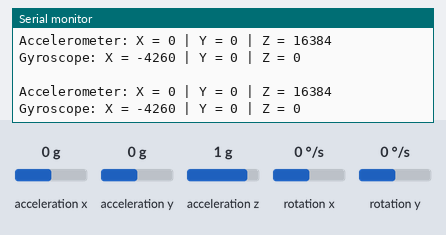
Simulated run of this sketch. Board: Arduino Uno, built with avr-gcc and run on an emulated ATmega328P. Parts: the last lines printed to the serial monitor. Wiring (inferred from the names in the program): MPU-6050 motion sensor at I2C address 0x68. The test bench sets the inputs (shaded band); at power-on: acceleration x 0 g, acceleration y 0 g, acceleration z 1 g, rotation x 0 °/s, rotation y 0 °/s.

Above: at 1.5 s.
1.6 s: acceleration x set to -1.4 g
At 1.6 s:
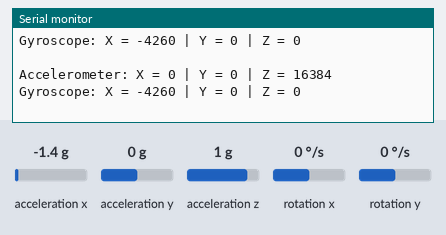
5.1 s: acceleration y set to -1.4 g
At 5.7 s:
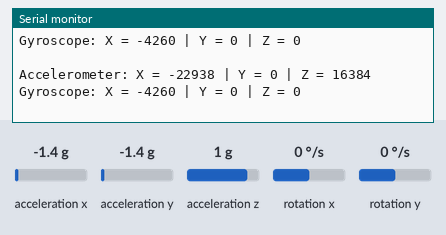
6.6 s: acceleration z set to -1.4 g
At 7.1 s:
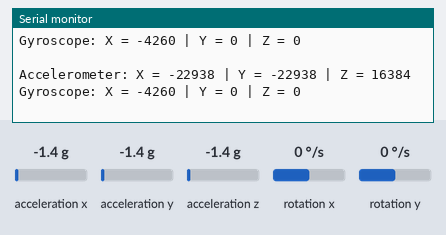
8.1 s: acceleration x set to 0 g
At 8.5 s:
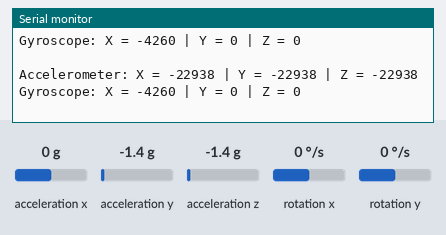
11.6 s: rotation x set to -192 °/s
At 12.2 s:
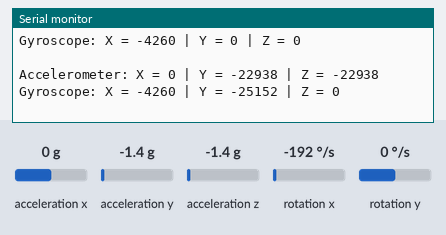

Measured:
- after the input at 11.6 s, the serial monitor: prints a new line after 0.07 s (image 5)

The sketch:

mpu6050.ino
```cpp
#include <MPU6050.h>// MPU6050 kütüphanesi

#include<Wire.h>// I2C kütüphanesi
const int MPU=0x68; //MPU6050 I2C Slave adresi
int16_t AcX,AcY,AcZ,Tmp,GyX,GyY,GyZ;//IMU'dan alınacak değerlerin kaydedileceği değişkenler

void setup(){
  Wire.begin();
  Wire.beginTransmission(MPU);//I2C ile iletim sağlar.Ardından, write() işleviyle aktarım için baytları sıraya koyar ve bunları endTransmission() öğesini çağırarak iletir.
  Wire.write(0x6B); //0x6B adresindeki register'a ulaşıldı
  Wire.write(0);//MPU-6050 çalıştırıldı
  Wire.endTransmission(true);//I2C haberleşmesi başlatıldı ve MPU-6050'nin ilk ayarları yapıldı
  Serial.begin(9600);
}
void loop(){
  Wire.beginTransmission(MPU);
  Wire.write(0x3B);  //0x3B adresindeki register'a ulaşıldı
  Wire.endTransmission(false);
  Wire.requestFrom(MPU,12,true); // 12 byte'lık veri istendi
  AcX=Wire.read()<<8|Wire.read();
  AcY=Wire.read()<<8|Wire.read();
  AcZ=Wire.read()<<8|Wire.read();
  GyX=Wire.read()<<8|Wire.read();
  GyY=Wire.read()<<8|Wire.read();
  GyZ=Wire.read()<<8|Wire.read();
    /*
  * Sırası ile okunan her iki byte birleştirilerek sırası ile değişkenlere yazdırıldı
  * Böylece IMU'dan tüm değerler okunmuş oldu
  * 0x3B adresi imu değerlerinden ilk sensörün değerine denk gelmektedir.
  * IMU'dan tüm değerlerin okunabilmesi için bu adresten başlandı
  */

  Serial.print("Accelerometer: ");
  Serial.print("X = "); Serial.print(AcX);
  Serial.print(" | Y = "); Serial.print(AcY);
  Serial.print(" | Z = "); Serial.println(AcZ);

  Serial.print("Gyroscope: ");
  Serial.print("X = "); Serial.print(GyX);
  Serial.print(" | Y = "); Serial.print(GyY);
  Serial.print(" | Z = "); Serial.println(GyZ);
  Serial.println(" ");
  delay(700);
}
```
